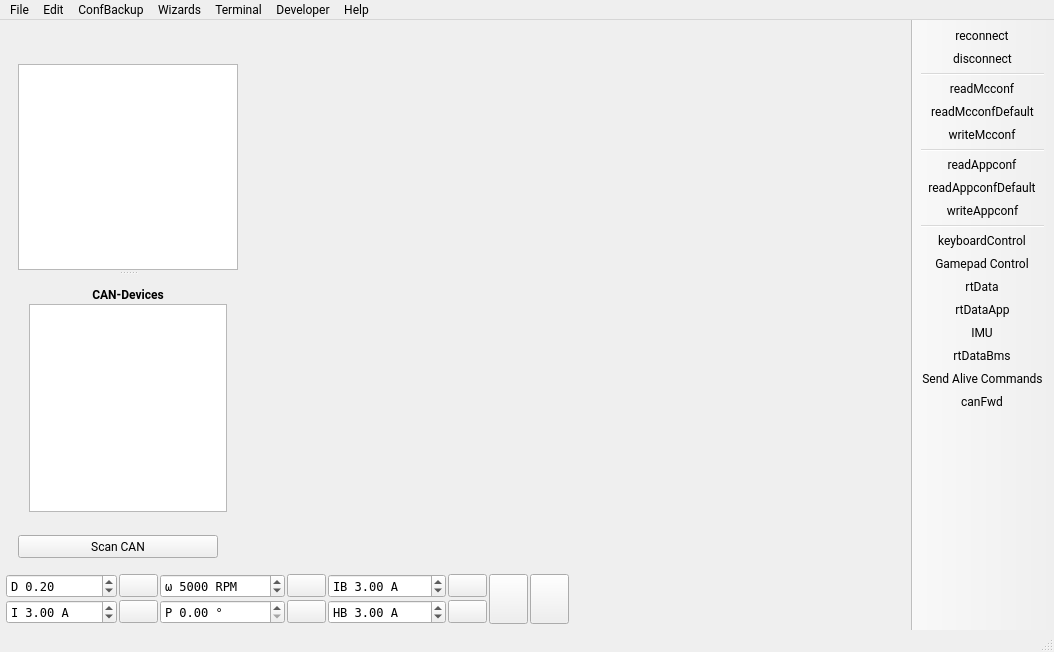
<?xml version="1.0" encoding="UTF-8"?>
<ui version="4.0">
 <class>MainWindow</class>
 <widget class="QMainWindow" name="MainWindow">
  <property name="geometry">
   <rect>
    <x>0</x>
    <y>0</y>
    <width>1054</width>
    <height>652</height>
   </rect>
  </property>
  <property name="font">
   <font>
    <family>Roboto</family>
   </font>
  </property>
  <property name="windowTitle">
   <string>VESC Tool</string>
  </property>
  <property name="windowIcon">
   <iconset>
    <normaloff>:/res/icon.png</normaloff>:/res/icon.png</iconset>
  </property>
  <widget class="QWidget" name="centralWidget">
   <layout class="QVBoxLayout" name="verticalLayout_3">
    <property name="spacing">
     <number>4</number>
    </property>
    <property name="leftMargin">
     <number>6</number>
    </property>
    <property name="topMargin">
     <number>6</number>
    </property>
    <property name="rightMargin">
     <number>6</number>
    </property>
    <property name="bottomMargin">
     <number>6</number>
    </property>
    <item>
     <layout class="QHBoxLayout" name="horizontalLayout">
      <property name="spacing">
       <number>4</number>
      </property>
      <item>
       <layout class="QVBoxLayout" name="verticalLayout_2">
        <property name="spacing">
         <number>12</number>
        </property>
        <property name="leftMargin">
         <number>12</number>
        </property>
        <property name="topMargin">
         <number>12</number>
        </property>
        <property name="rightMargin">
         <number>0</number>
        </property>
        <property name="bottomMargin">
         <number>12</number>
        </property>
        <item>
         <widget class="QLabel" name="pageLabel">
          <property name="enabled">
           <bool>true</bool>
          </property>
          <property name="maximumSize">
           <size>
            <width>220</width>
            <height>56</height>
           </size>
          </property>
          <property name="text">
           <string/>
          </property>
          <property name="scaledContents">
           <bool>true</bool>
          </property>
         </widget>
        </item>
        <item>
         <widget class="QSplitter" name="leftSplitter">
          <property name="orientation">
           <enum>Qt::Vertical</enum>
          </property>
          <property name="handleWidth">
           <number>6</number>
          </property>
          <property name="childrenCollapsible">
           <bool>true</bool>
          </property>
          <widget class="QListWidget" name="pageList">
           <property name="sizePolicy">
            <sizepolicy hsizetype="Expanding" vsizetype="Expanding">
             <horstretch>0</horstretch>
             <verstretch>0</verstretch>
            </sizepolicy>
           </property>
           <property name="minimumSize">
            <size>
             <width>220</width>
             <height>0</height>
            </size>
           </property>
           <property name="maximumSize">
            <size>
             <width>220</width>
             <height>16777215</height>
            </size>
           </property>
           <property name="font">
            <font>
             <family>Roboto</family>
            </font>
           </property>
           <property name="editTriggers">
            <set>QAbstractItemView::NoEditTriggers</set>
           </property>
           <property name="selectionBehavior">
            <enum>QAbstractItemView::SelectRows</enum>
           </property>
           <property name="resizeMode">
            <enum>QListView::Adjust</enum>
           </property>
           <property name="viewMode">
            <enum>QListView::ListMode</enum>
           </property>
          </widget>
          <widget class="QWidget" name="layoutWidget">
           <layout class="QVBoxLayout" name="verticalLayout">
            <property name="spacing">
             <number>2</number>
            </property>
            <item>
             <widget class="QLabel" name="label">
              <property name="font">
               <font>
                <family>Roboto</family>
                <bold>true</bold>
               </font>
              </property>
              <property name="text">
               <string>CAN-Devices</string>
              </property>
              <property name="alignment">
               <set>Qt::AlignCenter</set>
              </property>
             </widget>
            </item>
            <item>
             <widget class="QListWidget" name="canList">
              <property name="minimumSize">
               <size>
                <width>0</width>
                <height>100</height>
               </size>
              </property>
              <property name="font">
               <font>
                <family>Roboto</family>
               </font>
              </property>
              <property name="editTriggers">
               <set>QAbstractItemView::NoEditTriggers</set>
              </property>
              <property name="selectionBehavior">
               <enum>QAbstractItemView::SelectRows</enum>
              </property>
             </widget>
            </item>
           </layout>
          </widget>
         </widget>
        </item>
        <item>
         <widget class="QPushButton" name="scanCanButton">
          <property name="sizePolicy">
           <sizepolicy hsizetype="Expanding" vsizetype="Minimum">
            <horstretch>0</horstretch>
            <verstretch>0</verstretch>
           </sizepolicy>
          </property>
          <property name="maximumSize">
           <size>
            <width>200</width>
            <height>16777215</height>
           </size>
          </property>
          <property name="text">
           <string>Scan CAN</string>
          </property>
         </widget>
        </item>
       </layout>
      </item>
      <item>
       <widget class="QStackedWidget" name="pageWidget">
        <property name="font">
         <font>
          <family>Roboto</family>
         </font>
        </property>
        <property name="currentIndex">
         <number>-1</number>
        </property>
       </widget>
      </item>
     </layout>
    </item>
    <item>
     <layout class="QGridLayout" name="gridLayout_3">
      <property name="spacing">
       <number>2</number>
      </property>
      <item row="0" column="8">
       <widget class="DisplayBar" name="dispDuty" native="true">
        <property name="sizePolicy">
         <sizepolicy hsizetype="MinimumExpanding" vsizetype="Preferred">
          <horstretch>0</horstretch>
          <verstretch>0</verstretch>
         </sizepolicy>
        </property>
        <property name="minimumSize">
         <size>
          <width>150</width>
          <height>0</height>
         </size>
        </property>
       </widget>
      </item>
      <item row="0" column="4">
       <widget class="QDoubleSpinBox" name="brakeCurrentBox">
        <property name="font">
         <font>
          <family>DejaVu Sans Mono</family>
         </font>
        </property>
        <property name="toolTip">
         <string>Brake current</string>
        </property>
        <property name="prefix">
         <string>IB </string>
        </property>
        <property name="suffix">
         <string> A</string>
        </property>
        <property name="minimum">
         <double>-500.000000000000000</double>
        </property>
        <property name="maximum">
         <double>500.000000000000000</double>
        </property>
        <property name="singleStep">
         <double>0.500000000000000</double>
        </property>
        <property name="value">
         <double>3.000000000000000</double>
        </property>
       </widget>
      </item>
      <item row="1" column="1">
       <widget class="QPushButton" name="currentButton">
        <property name="toolTip">
         <string>Current</string>
        </property>
        <property name="text">
         <string/>
        </property>
       </widget>
      </item>
      <item row="0" column="5">
       <widget class="QPushButton" name="brakeCurrentButton">
        <property name="toolTip">
         <string>Brake current</string>
        </property>
        <property name="text">
         <string/>
        </property>
       </widget>
      </item>
      <item row="1" column="5">
       <widget class="QPushButton" name="handbrakeButton">
        <property name="toolTip">
         <string>Handbrake current</string>
        </property>
        <property name="text">
         <string/>
        </property>
       </widget>
      </item>
      <item row="0" column="3">
       <widget class="QPushButton" name="speedButton">
        <property name="toolTip">
         <string>Speed</string>
        </property>
        <property name="text">
         <string/>
        </property>
       </widget>
      </item>
      <item row="0" column="7" rowspan="2">
       <widget class="QPushButton" name="stopButton">
        <property name="sizePolicy">
         <sizepolicy hsizetype="Fixed" vsizetype="MinimumExpanding">
          <horstretch>0</horstretch>
          <verstretch>0</verstretch>
         </sizepolicy>
        </property>
        <property name="toolTip">
         <string>Switch off</string>
        </property>
        <property name="text">
         <string/>
        </property>
        <property name="iconSize">
         <size>
          <width>40</width>
          <height>40</height>
         </size>
        </property>
       </widget>
      </item>
      <item row="0" column="6" rowspan="2">
       <widget class="QPushButton" name="fullBrakeButton">
        <property name="sizePolicy">
         <sizepolicy hsizetype="Fixed" vsizetype="MinimumExpanding">
          <horstretch>0</horstretch>
          <verstretch>0</verstretch>
         </sizepolicy>
        </property>
        <property name="toolTip">
         <string>Full brake</string>
        </property>
        <property name="text">
         <string/>
        </property>
        <property name="iconSize">
         <size>
          <width>40</width>
          <height>40</height>
         </size>
        </property>
        <property name="autoDefault">
         <bool>false</bool>
        </property>
        <property name="default">
         <bool>false</bool>
        </property>
        <property name="flat">
         <bool>false</bool>
        </property>
       </widget>
      </item>
      <item row="1" column="8">
       <widget class="DisplayBar" name="dispCurrent" native="true">
        <property name="sizePolicy">
         <sizepolicy hsizetype="MinimumExpanding" vsizetype="Preferred">
          <horstretch>0</horstretch>
          <verstretch>0</verstretch>
         </sizepolicy>
        </property>
        <property name="minimumSize">
         <size>
          <width>150</width>
          <height>0</height>
         </size>
        </property>
       </widget>
      </item>
      <item row="0" column="2">
       <widget class="QDoubleSpinBox" name="speedBox">
        <property name="font">
         <font>
          <family>DejaVu Sans Mono</family>
         </font>
        </property>
        <property name="toolTip">
         <string>Speed</string>
        </property>
        <property name="prefix">
         <string>ω </string>
        </property>
        <property name="suffix">
         <string> RPM</string>
        </property>
        <property name="decimals">
         <number>0</number>
        </property>
        <property name="minimum">
         <double>-400000.000000000000000</double>
        </property>
        <property name="maximum">
         <double>400000.000000000000000</double>
        </property>
        <property name="singleStep">
         <double>100.000000000000000</double>
        </property>
        <property name="value">
         <double>5000.000000000000000</double>
        </property>
       </widget>
      </item>
      <item row="1" column="4">
       <widget class="QDoubleSpinBox" name="handbrakeBox">
        <property name="font">
         <font>
          <family>DejaVu Sans Mono</family>
         </font>
        </property>
        <property name="toolTip">
         <string>Handbrake current</string>
        </property>
        <property name="prefix">
         <string>HB </string>
        </property>
        <property name="suffix">
         <string> A</string>
        </property>
        <property name="minimum">
         <double>-500.000000000000000</double>
        </property>
        <property name="maximum">
         <double>500.000000000000000</double>
        </property>
        <property name="singleStep">
         <double>0.500000000000000</double>
        </property>
        <property name="value">
         <double>3.000000000000000</double>
        </property>
       </widget>
      </item>
      <item row="0" column="0">
       <widget class="QDoubleSpinBox" name="dutyBox">
        <property name="font">
         <font>
          <family>DejaVu Sans Mono</family>
         </font>
        </property>
        <property name="toolTip">
         <string>Duty cycle</string>
        </property>
        <property name="wrapping">
         <bool>false</bool>
        </property>
        <property name="frame">
         <bool>true</bool>
        </property>
        <property name="prefix">
         <string>D </string>
        </property>
        <property name="minimum">
         <double>-1.000000000000000</double>
        </property>
        <property name="maximum">
         <double>1.000000000000000</double>
        </property>
        <property name="singleStep">
         <double>0.010000000000000</double>
        </property>
        <property name="value">
         <double>0.200000000000000</double>
        </property>
       </widget>
      </item>
      <item row="1" column="3">
       <widget class="QPushButton" name="posButton">
        <property name="toolTip">
         <string>Position</string>
        </property>
        <property name="text">
         <string/>
        </property>
       </widget>
      </item>
      <item row="0" column="1">
       <widget class="QPushButton" name="dutyButton">
        <property name="toolTip">
         <string>Duty cycle</string>
        </property>
        <property name="text">
         <string/>
        </property>
        <property name="flat">
         <bool>false</bool>
        </property>
       </widget>
      </item>
      <item row="1" column="2">
       <widget class="QDoubleSpinBox" name="posBox">
        <property name="font">
         <font>
          <family>DejaVu Sans Mono</family>
         </font>
        </property>
        <property name="toolTip">
         <string>Position</string>
        </property>
        <property name="prefix">
         <string>P </string>
        </property>
        <property name="suffix">
         <string> °</string>
        </property>
        <property name="maximum">
         <double>360.000000000000000</double>
        </property>
        <property name="singleStep">
         <double>0.100000000000000</double>
        </property>
        <property name="value">
         <double>0.000000000000000</double>
        </property>
       </widget>
      </item>
      <item row="1" column="0">
       <widget class="QDoubleSpinBox" name="currentBox">
        <property name="font">
         <font>
          <family>DejaVu Sans Mono</family>
         </font>
        </property>
        <property name="toolTip">
         <string>Current</string>
        </property>
        <property name="frame">
         <bool>true</bool>
        </property>
        <property name="prefix">
         <string>I </string>
        </property>
        <property name="suffix">
         <string> A</string>
        </property>
        <property name="minimum">
         <double>-500.000000000000000</double>
        </property>
        <property name="maximum">
         <double>500.000000000000000</double>
        </property>
        <property name="singleStep">
         <double>0.500000000000000</double>
        </property>
        <property name="value">
         <double>3.000000000000000</double>
        </property>
       </widget>
      </item>
     </layout>
    </item>
   </layout>
  </widget>
  <widget class="QToolBar" name="mainToolBar">
   <property name="toolTip">
    <string/>
   </property>
   <property name="movable">
    <bool>false</bool>
   </property>
   <property name="iconSize">
    <size>
     <width>48</width>
     <height>48</height>
    </size>
   </property>
   <property name="toolButtonStyle">
    <enum>Qt::ToolButtonIconOnly</enum>
   </property>
   <property name="floatable">
    <bool>false</bool>
   </property>
   <attribute name="toolBarArea">
    <enum>RightToolBarArea</enum>
   </attribute>
   <attribute name="toolBarBreak">
    <bool>false</bool>
   </attribute>
   <addaction name="actionReconnect"/>
   <addaction name="actionDisconnect"/>
   <addaction name="separator"/>
   <addaction name="actionReadMcconf"/>
   <addaction name="actionReadMcconfDefault"/>
   <addaction name="actionWriteMcconf"/>
   <addaction name="separator"/>
   <addaction name="actionReadAppconf"/>
   <addaction name="actionReadAppconfDefault"/>
   <addaction name="actionWriteAppconf"/>
   <addaction name="separator"/>
   <addaction name="actionKeyboardControl"/>
   <addaction name="actionGamepadControl"/>
   <addaction name="actionRtData"/>
   <addaction name="actionRtDataApp"/>
   <addaction name="actionIMU"/>
   <addaction name="actionrtDataBms"/>
   <addaction name="actionSendAlive"/>
   <addaction name="actionCanFwd"/>
  </widget>
  <widget class="QStatusBar" name="statusBar"/>
  <widget class="QMenuBar" name="menuBar">
   <property name="geometry">
    <rect>
     <x>0</x>
     <y>0</y>
     <width>1054</width>
     <height>20</height>
    </rect>
   </property>
   <widget class="QMenu" name="menuFile">
    <property name="title">
     <string>File</string>
    </property>
    <addaction name="actionSaveMotorConfXml"/>
    <addaction name="actionLoadMotorConfXml"/>
    <addaction name="separator"/>
    <addaction name="actionSaveAppconfXml"/>
    <addaction name="actionLoadAppconfXml"/>
    <addaction name="separator"/>
    <addaction name="actionSaveMotorConfigurationHeader"/>
    <addaction name="actionSaveMotorConfigurationHeaderWrap"/>
    <addaction name="separator"/>
    <addaction name="actionSaveAppConfigurationHeader"/>
    <addaction name="actionSaveAppConfigurationHeaderWrap"/>
    <addaction name="separator"/>
    <addaction name="actionLaunchBoardConfigurator"/>
    <addaction name="actionLaunchMobileTool"/>
    <addaction name="separator"/>
    <addaction name="actionExit"/>
   </widget>
   <widget class="QMenu" name="menuHelp">
    <property name="title">
     <string>Help</string>
    </property>
    <addaction name="separator"/>
    <addaction name="actionVESCProjectForums"/>
    <addaction name="separator"/>
    <addaction name="actionVESCToolChangelog"/>
    <addaction name="actionFirmwareChangelog"/>
    <addaction name="separator"/>
    <addaction name="actionAbout"/>
    <addaction name="actionLibrariesUsed"/>
    <addaction name="actionAboutQt"/>
    <addaction name="separator"/>
    <addaction name="actionSafetyInformation"/>
    <addaction name="actionWarrantyStatement"/>
    <addaction name="actionLicense"/>
   </widget>
   <widget class="QMenu" name="menuTools">
    <property name="title">
     <string>Developer</string>
    </property>
    <addaction name="actionParameterEditorMcconf"/>
    <addaction name="actionParameterEditorAppconf"/>
    <addaction name="actionParameterEditorInfo"/>
    <addaction name="actionParameterEditorFW"/>
    <addaction name="actionParameterEditorCustomConf0"/>
    <addaction name="actionExportConfigurationParser"/>
   </widget>
   <widget class="QMenu" name="menuTerminal">
    <property name="title">
     <string>Terminal</string>
    </property>
    <addaction name="actionTerminalShowHelp"/>
    <addaction name="actionTerminalPrintFaults"/>
    <addaction name="actionTerminalPrintThreads"/>
    <addaction name="separator"/>
    <addaction name="actionTerminalDRVResetLatchedFaults"/>
    <addaction name="separator"/>
    <addaction name="actionTerminalClear"/>
    <addaction name="separator"/>
    <addaction name="actionReboot"/>
   </widget>
   <widget class="QMenu" name="menuCommands">
    <property name="font">
     <font>
      <family>Roboto</family>
     </font>
    </property>
    <property name="title">
     <string>Edit</string>
    </property>
    <addaction name="actionPreferences"/>
   </widget>
   <widget class="QMenu" name="menuWizards">
    <property name="title">
     <string>Wizards</string>
    </property>
    <addaction name="actionAutoSetupFOC"/>
    <addaction name="actionSetupMotorsFOCQuick"/>
    <addaction name="actionAppSetupWizard"/>
    <addaction name="actionMotorSetupWizard"/>
   </widget>
   <widget class="QMenu" name="menuTools_2">
    <property name="title">
     <string>ConfBackup</string>
    </property>
    <addaction name="actionBackupConfiguration"/>
    <addaction name="actionBackupConfigurationsCAN"/>
    <addaction name="actionRestoreConfiguration"/>
    <addaction name="actionRestoreConfigurationsCAN"/>
    <addaction name="actionClearConfigurationBackups"/>
   </widget>
   <addaction name="menuFile"/>
   <addaction name="menuCommands"/>
   <addaction name="menuTools_2"/>
   <addaction name="menuWizards"/>
   <addaction name="menuTerminal"/>
   <addaction name="menuTools"/>
   <addaction name="menuHelp"/>
  </widget>
  <action name="actionReadMcconf">
   <property name="text">
    <string>readMcconf</string>
   </property>
   <property name="toolTip">
    <string>Read motor Configuration</string>
   </property>
  </action>
  <action name="actionReadMcconfDefault">
   <property name="text">
    <string>readMcconfDefault</string>
   </property>
   <property name="toolTip">
    <string>Read default motor configuration</string>
   </property>
  </action>
  <action name="actionWriteMcconf">
   <property name="text">
    <string>writeMcconf</string>
   </property>
   <property name="toolTip">
    <string>Write motor configuration</string>
   </property>
  </action>
  <action name="actionSaveMotorConfXml">
   <property name="text">
    <string>Save Motor Configuration XML as...</string>
   </property>
  </action>
  <action name="actionLoadMotorConfXml">
   <property name="text">
    <string>Load Motor Configuration XML</string>
   </property>
  </action>
  <action name="actionDisconnect">
   <property name="text">
    <string>disconnect</string>
   </property>
   <property name="toolTip">
    <string>Disconnect</string>
   </property>
  </action>
  <action name="actionReboot">
   <property name="text">
    <string>Reboot</string>
   </property>
   <property name="toolTip">
    <string>Reboot</string>
   </property>
  </action>
  <action name="actionCanFwd">
   <property name="checkable">
    <bool>true</bool>
   </property>
   <property name="text">
    <string>canFwd</string>
   </property>
   <property name="toolTip">
    <string>Forward communication over CAN-bus</string>
   </property>
  </action>
  <action name="actionReconnect">
   <property name="text">
    <string>reconnect</string>
   </property>
   <property name="toolTip">
    <string>Reconnect last connection</string>
   </property>
  </action>
  <action name="actionRtData">
   <property name="checkable">
    <bool>true</bool>
   </property>
   <property name="text">
    <string>rtData</string>
   </property>
   <property name="toolTip">
    <string>Stream realtime data</string>
   </property>
  </action>
  <action name="actionReadAppconf">
   <property name="text">
    <string>readAppconf</string>
   </property>
   <property name="toolTip">
    <string>Read app configuration</string>
   </property>
  </action>
  <action name="actionReadAppconfDefault">
   <property name="text">
    <string>readAppconfDefault</string>
   </property>
   <property name="toolTip">
    <string>Read default app configuration</string>
   </property>
  </action>
  <action name="actionWriteAppconf">
   <property name="text">
    <string>writeAppconf</string>
   </property>
   <property name="toolTip">
    <string>Write app configuration</string>
   </property>
  </action>
  <action name="actionSaveAppconfXml">
   <property name="text">
    <string>Save App Configuration XML as...</string>
   </property>
  </action>
  <action name="actionLoadAppconfXml">
   <property name="text">
    <string>Load App Configuration XML</string>
   </property>
  </action>
  <action name="actionExit">
   <property name="text">
    <string>Exit</string>
   </property>
  </action>
  <action name="actionAbout">
   <property name="text">
    <string>About VESC Tool</string>
   </property>
  </action>
  <action name="actionKeyboardControl">
   <property name="checkable">
    <bool>true</bool>
   </property>
   <property name="text">
    <string>keyboardControl</string>
   </property>
   <property name="toolTip">
    <string>&lt;!DOCTYPE HTML PUBLIC &quot;-//W3C//DTD HTML 4.0//EN&quot; &quot;http://www.w3.org/TR/REC-html40/strict.dtd&quot;&gt;
&lt;html&gt;&lt;head&gt;&lt;meta name=&quot;qrichtext&quot; content=&quot;1&quot; /&gt;&lt;style type=&quot;text/css&quot;&gt;
p, li { white-space: pre-wrap; }
&lt;/style&gt;&lt;/head&gt;&lt;body style=&quot; font-family:'Roboto'; font-size:11pt; font-weight:400; font-style:normal;&quot;&gt;
&lt;p style=&quot; margin-top:0px; margin-bottom:0px; margin-left:0px; margin-right:0px; -qt-block-indent:0; text-indent:0px;&quot;&gt;&lt;span style=&quot; font-family:'Roboto';&quot;&gt;Enable keyboard control.&lt;/span&gt;&lt;/p&gt;
&lt;p style=&quot;-qt-paragraph-type:empty; margin-top:0px; margin-bottom:0px; margin-left:0px; margin-right:0px; -qt-block-indent:0; text-indent:0px; font-family:'Roboto';&quot;&gt;&lt;br /&gt;&lt;/p&gt;
&lt;p style=&quot; margin-top:0px; margin-bottom:0px; margin-left:0px; margin-right:0px; -qt-block-indent:0; text-indent:0px;&quot;&gt;&lt;span style=&quot; font-family:'Roboto';&quot;&gt;Key functions:&lt;/span&gt;&lt;/p&gt;
&lt;p style=&quot; margin-top:0px; margin-bottom:0px; margin-left:0px; margin-right:0px; -qt-block-indent:0; text-indent:0px;&quot;&gt;&lt;span style=&quot; font-family:'Roboto';&quot;&gt;&lt;br /&gt;&lt;/span&gt;&lt;span style=&quot; font-family:'Roboto'; font-weight:600;&quot;&gt;Up and Down Arrow Keys&lt;/span&gt;&lt;/p&gt;
&lt;p style=&quot; margin-top:0px; margin-bottom:0px; margin-left:0px; margin-right:0px; -qt-block-indent:0; text-indent:0px;&quot;&gt;&lt;span style=&quot; font-family:'Roboto';&quot;&gt;Current control using the current value in the lower&lt;/span&gt;&lt;/p&gt;
&lt;p style=&quot; margin-top:0px; margin-bottom:0px; margin-left:0px; margin-right:0px; -qt-block-indent:0; text-indent:0px;&quot;&gt;&lt;span style=&quot; font-family:'Roboto';&quot;&gt;left corner.&lt;/span&gt;&lt;/p&gt;
&lt;p style=&quot;-qt-paragraph-type:empty; margin-top:0px; margin-bottom:0px; margin-left:0px; margin-right:0px; -qt-block-indent:0; text-indent:0px; font-family:'Roboto';&quot;&gt;&lt;br /&gt;&lt;/p&gt;
&lt;p style=&quot; margin-top:0px; margin-bottom:0px; margin-left:0px; margin-right:0px; -qt-block-indent:0; text-indent:0px;&quot;&gt;&lt;span style=&quot; font-family:'Roboto'; font-weight:600;&quot;&gt;Right and Left Arrow Keys&lt;/span&gt;&lt;/p&gt;
&lt;p style=&quot; margin-top:0px; margin-bottom:0px; margin-left:0px; margin-right:0px; -qt-block-indent:0; text-indent:0px;&quot;&gt;&lt;span style=&quot; font-family:'Roboto';&quot;&gt;Duty cycle control. Slowly ramps up and down the duty&lt;/span&gt;&lt;/p&gt;
&lt;p style=&quot; margin-top:0px; margin-bottom:0px; margin-left:0px; margin-right:0px; -qt-block-indent:0; text-indent:0px;&quot;&gt;&lt;span style=&quot; font-family:'Roboto';&quot;&gt;cycle. When e.g. starting with right and then also holding&lt;/span&gt;&lt;/p&gt;
&lt;p style=&quot; margin-top:0px; margin-bottom:0px; margin-left:0px; margin-right:0px; -qt-block-indent:0; text-indent:0px;&quot;&gt;&lt;span style=&quot; font-family:'Roboto';&quot;&gt;left, the duty cycle is ramped higher.&lt;/span&gt;&lt;/p&gt;
&lt;p style=&quot;-qt-paragraph-type:empty; margin-top:0px; margin-bottom:0px; margin-left:0px; margin-right:0px; -qt-block-indent:0; text-indent:0px; font-family:'Roboto';&quot;&gt;&lt;br /&gt;&lt;/p&gt;
&lt;p style=&quot; margin-top:0px; margin-bottom:0px; margin-left:0px; margin-right:0px; -qt-block-indent:0; text-indent:0px;&quot;&gt;&lt;span style=&quot; font-family:'Roboto'; font-weight:600;&quot;&gt;Page Down&lt;/span&gt;&lt;/p&gt;
&lt;p style=&quot; margin-top:0px; margin-bottom:0px; margin-left:0px; margin-right:0px; -qt-block-indent:0; text-indent:0px;&quot;&gt;&lt;span style=&quot; font-family:'Roboto';&quot;&gt;Brake with the current set in the lower left corner.&lt;/span&gt;&lt;/p&gt;&lt;/body&gt;&lt;/html&gt;</string>
   </property>
  </action>
  <action name="actionParameterEditorMcconf">
   <property name="text">
    <string>Parameter Editor Mcconf</string>
   </property>
  </action>
  <action name="actionParameterEditorAppconf">
   <property name="text">
    <string>Parameter Editor Appconf</string>
   </property>
  </action>
  <action name="actionSaveAppConfigurationHeader">
   <property name="text">
    <string>Save App Configuration C Header as...</string>
   </property>
  </action>
  <action name="actionSaveMotorConfigurationHeader">
   <property name="text">
    <string>Save Motor Configuration C Header as...</string>
   </property>
  </action>
  <action name="actionSaveAppConfigurationHeaderWrap">
   <property name="text">
    <string>Save App Configuration C Header (ifdef wrapped) as...</string>
   </property>
  </action>
  <action name="actionSaveMotorConfigurationHeaderWrap">
   <property name="text">
    <string>Save Motor Configuration C Header (ifdef wrapped) as...</string>
   </property>
  </action>
  <action name="actionRtDataApp">
   <property name="checkable">
    <bool>true</bool>
   </property>
   <property name="text">
    <string>rtDataApp</string>
   </property>
   <property name="toolTip">
    <string>Stream realtime app data</string>
   </property>
  </action>
  <action name="actionTerminalPrintFaults">
   <property name="text">
    <string>Print Faults</string>
   </property>
   <property name="toolTip">
    <string>Print Faults</string>
   </property>
  </action>
  <action name="actionTerminalShowHelp">
   <property name="text">
    <string>Show Help</string>
   </property>
  </action>
  <action name="actionTerminalClear">
   <property name="text">
    <string>Clear Terminal</string>
   </property>
  </action>
  <action name="actionTerminalPrintThreads">
   <property name="text">
    <string>Print Threads</string>
   </property>
   <property name="toolTip">
    <string>Print Threads</string>
   </property>
  </action>
  <action name="actionSendAlive">
   <property name="checkable">
    <bool>true</bool>
   </property>
   <property name="text">
    <string>Send Alive Commands</string>
   </property>
   <property name="toolTip">
    <string>Send alive packets periodically to prevent timeout</string>
   </property>
  </action>
  <action name="actionLibrariesUsed">
   <property name="text">
    <string>About Libraries Used</string>
   </property>
  </action>
  <action name="actionMotorSetupWizard">
   <property name="text">
    <string>Setup Other Motors</string>
   </property>
   <property name="toolTip">
    <string>Start the Motor Setup Wizard</string>
   </property>
   <property name="menuRole">
    <enum>QAction::NoRole</enum>
   </property>
  </action>
  <action name="actionAppSetupWizard">
   <property name="text">
    <string>Setup Input</string>
   </property>
   <property name="toolTip">
    <string>Start the App Setup Wizard</string>
   </property>
   <property name="menuRole">
    <enum>QAction::NoRole</enum>
   </property>
  </action>
  <action name="actionAboutQt">
   <property name="text">
    <string>About Qt</string>
   </property>
   <property name="toolTip">
    <string>Show the Qt library's About box</string>
   </property>
  </action>
  <action name="actionParameterEditorInfo">
   <property name="text">
    <string>Parameter Editor Info</string>
   </property>
  </action>
  <action name="actionSafetyInformation">
   <property name="text">
    <string>Safety Information</string>
   </property>
  </action>
  <action name="actionWarrantyStatement">
   <property name="text">
    <string>Limited Warranty Statement</string>
   </property>
   <property name="toolTip">
    <string>Limited Warranty Statement</string>
   </property>
  </action>
  <action name="actionVESCToolChangelog">
   <property name="text">
    <string>VESC Tool Changelog</string>
   </property>
  </action>
  <action name="actionTerminalDRVResetLatchedFaults">
   <property name="text">
    <string>DRV Reset Latched Faults</string>
   </property>
  </action>
  <action name="actionVESCProjectForums">
   <property name="text">
    <string>VESC Project Forums</string>
   </property>
  </action>
  <action name="actionFirmwareChangelog">
   <property name="text">
    <string>Firmware Changelog</string>
   </property>
  </action>
  <action name="actionLicense">
   <property name="text">
    <string>License</string>
   </property>
  </action>
  <action name="actionAutoSetupFOC">
   <property name="text">
    <string>Setup Motors FOC</string>
   </property>
   <property name="menuRole">
    <enum>QAction::NoRole</enum>
   </property>
  </action>
  <action name="actionExportConfigurationParser">
   <property name="text">
    <string>Export Configuration Parser</string>
   </property>
  </action>
  <action name="actionIMU">
   <property name="checkable">
    <bool>true</bool>
   </property>
   <property name="text">
    <string>IMU</string>
   </property>
   <property name="toolTip">
    <string>Activate IMU Sampling</string>
   </property>
  </action>
  <action name="actionLoadFirmwareConfigs">
   <property name="icon">
    <iconset resource="res.qrc">
     <normaloff>:/res/icons/Electronics-96.png</normaloff>:/res/icons/Electronics-96.png</iconset>
   </property>
   <property name="text">
    <string>Load Firmware Configs</string>
   </property>
  </action>
  <action name="actionBackupConfiguration">
   <property name="text">
    <string>Backup Configuration</string>
   </property>
   <property name="toolTip">
    <string>Backup Configuration (no CAN)</string>
   </property>
  </action>
  <action name="actionRestoreConfiguration">
   <property name="text">
    <string>Restore Configuration</string>
   </property>
   <property name="toolTip">
    <string>Restore Configuration</string>
   </property>
  </action>
  <action name="actionClearConfigurationBackups">
   <property name="text">
    <string>Clear Configuration Backups</string>
   </property>
  </action>
  <action name="actionParameterEditorFW">
   <property name="text">
    <string>Parameter Editor FW</string>
   </property>
   <property name="font">
    <font/>
   </property>
  </action>
  <action name="actionBackupConfigurationsCAN">
   <property name="text">
    <string>Backup Configurations (Including CAN)</string>
   </property>
  </action>
  <action name="actionRestoreConfigurationsCAN">
   <property name="text">
    <string>Restore Configurations (Including CAN)</string>
   </property>
  </action>
  <action name="actionrtDataBms">
   <property name="checkable">
    <bool>true</bool>
   </property>
   <property name="text">
    <string>rtDataBms</string>
   </property>
   <property name="toolTip">
    <string>Stream BMS realtime data</string>
   </property>
  </action>
  <action name="actionGamepadControl">
   <property name="checkable">
    <bool>true</bool>
   </property>
   <property name="text">
    <string>Gamepad Control</string>
   </property>
   <property name="toolTip">
    <string>Use Gamepad Control</string>
   </property>
  </action>
  <action name="actionParameterEditorCustomConf0">
   <property name="text">
    <string>Parameter Editor Custom Conf 0</string>
   </property>
  </action>
  <action name="actionSetupMotorsFOCQuick">
   <property name="text">
    <string>Setup Motors FOC (old)</string>
   </property>
   <property name="menuRole">
    <enum>QAction::NoRole</enum>
   </property>
  </action>
  <action name="actionPreferences">
   <property name="text">
    <string>Preferences</string>
   </property>
   <property name="shortcutVisibleInContextMenu">
    <bool>false</bool>
   </property>
  </action>
  <action name="actionLaunchBoardConfigurator">
   <property name="text">
    <string>Restart + Launch Board Configurator</string>
   </property>
  </action>
  <action name="actionLaunchMobileTool">
   <property name="text">
    <string>Restart + Launch Mobile Tool</string>
   </property>
  </action>
 </widget>
 <layoutdefault spacing="6" margin="11"/>
 <customwidgets>
  <customwidget>
   <class>DisplayBar</class>
   <extends>QWidget</extends>
   <header>widgets/displaybar.h</header>
   <container>1</container>
  </customwidget>
 </customwidgets>
 <resources>
  <include location="res.qrc"/>
 </resources>
 <connections/>
</ui>
